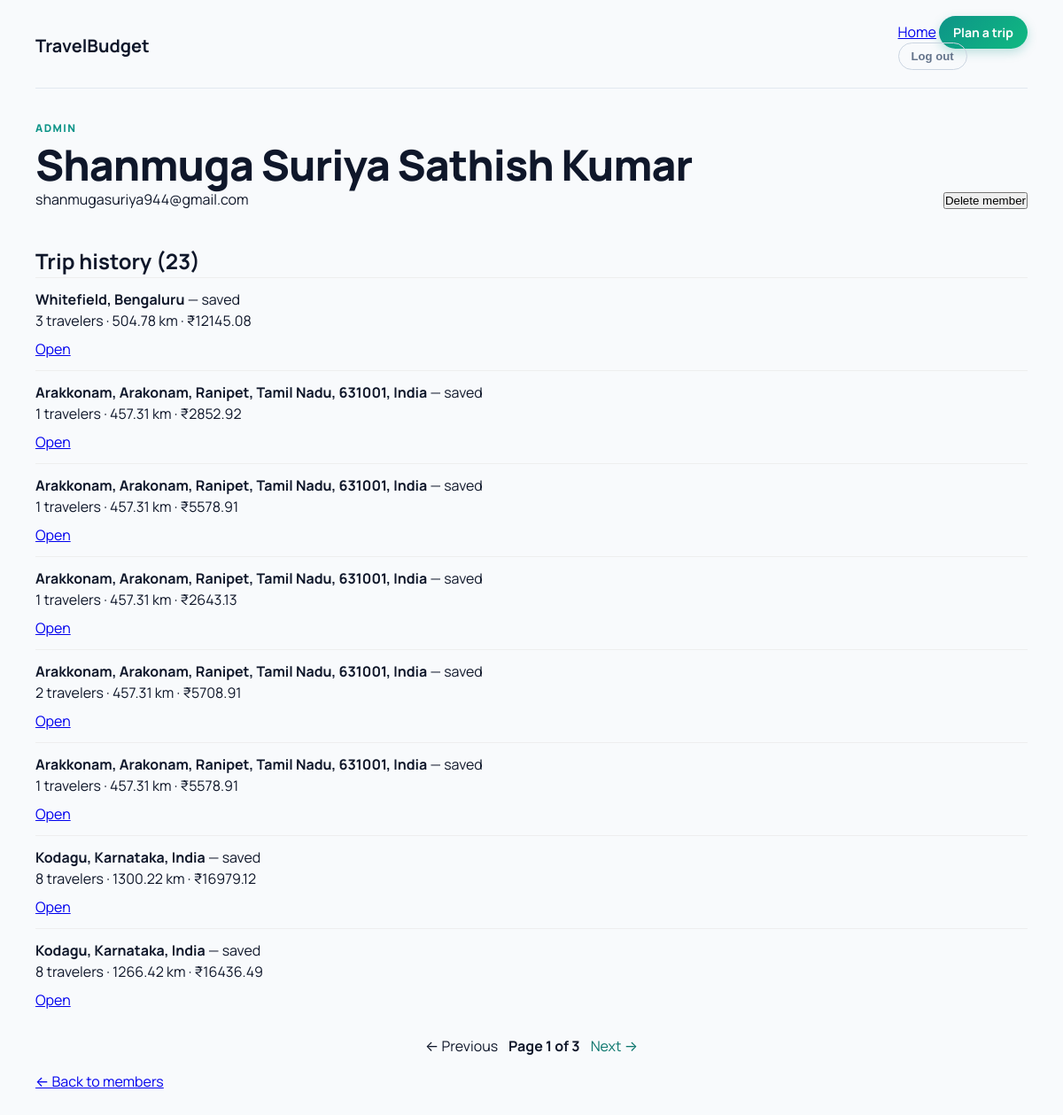
/admin/member/1 (signed in), run on an earlier commit of the app's database.
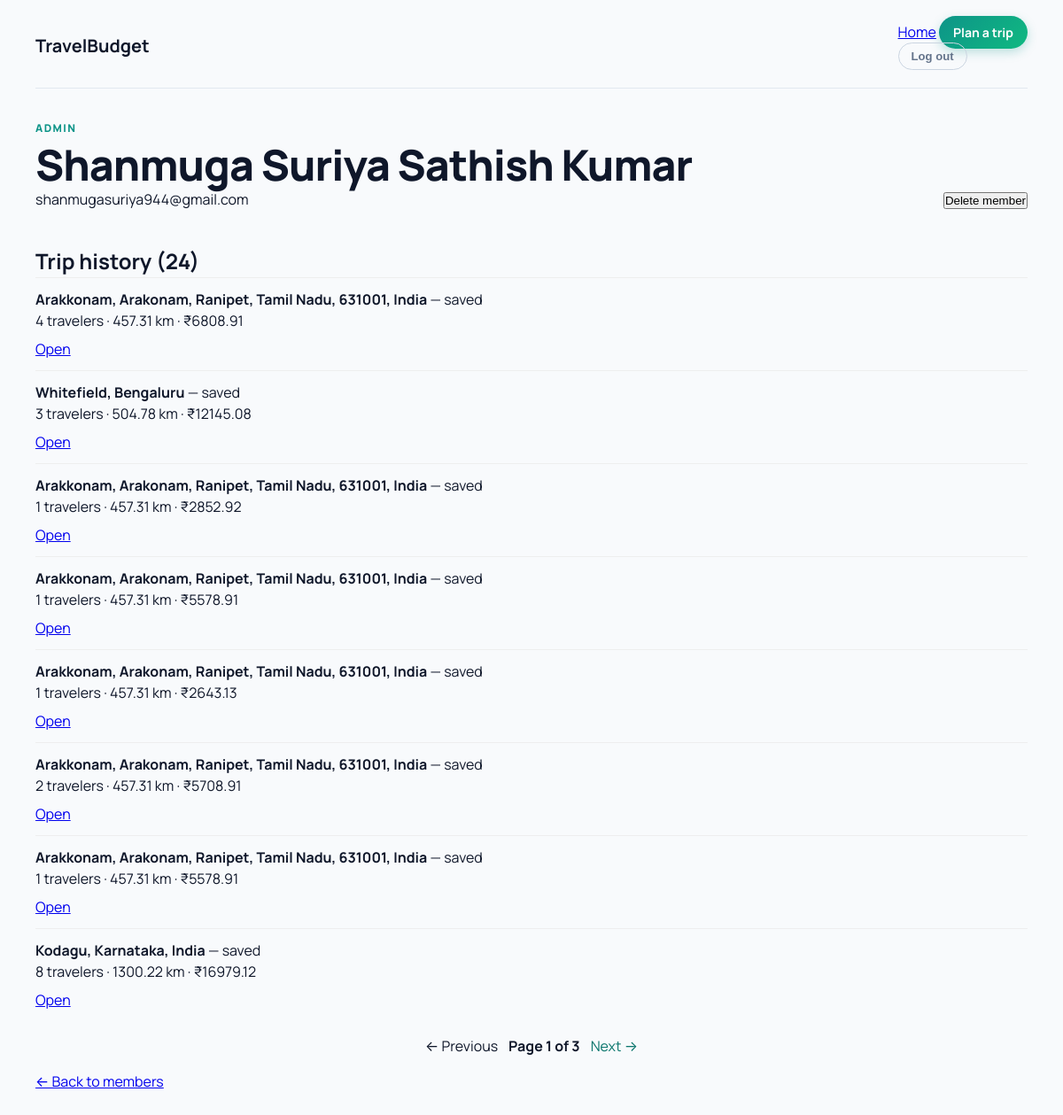
And on a later commit of the database.
### tables this page shows
CREATE TABLE trips (
            id INTEGER PRIMARY KEY AUTOINCREMENT,
            destination TEXT,
            travelers INTEGER,
            total_distance REAL,
            transport_mode TEXT,
            transport_cost REAL,
            fuel_type TEXT,
            fuel_price REAL,
            fuel_cost REAL,
            food_cost REAL,
            room_cost REAL,
            toll_charges REAL,
            parking_fee REAL,
            vehicle_type TEXT,
            vehicle_rental_cost REAL,
            places_fee_total REAL,
            total_budget REAL,
            cost_per_person REAL
        , user_id INTEGER);

### app.py (the view)
@app.route('/admin/member/<int:user_id>')
@login_required
@require_admin
def admin_member(user_id):
    try:
        page = max(1, int(request.args.get('page', 1)))
    except (TypeError, ValueError):
        page = 1
    per_page = 8
    conn = get_db()
    user_row = conn.execute("SELECT id, name, email, created_at, is_admin FROM users WHERE id=?", (user_id,)).fetchone()
    if not user_row:
        conn.close()
        return redirect(url_for('admin_members'))
    user = dict(user_row)
    total = conn.execute("SELECT COUNT(*) FROM trips WHERE user_id=?", (user_id,)).fetchone()[0]
    total_pages = max(1, (total + per_page - 1) // per_page)
    page = min(page, total_pages)
    trips = conn.execute(
        "SELECT * FROM trips WHERE user_id=? ORDER BY id DESC LIMIT ? OFFSET ?",
        (user_id, per_page, (page - 1) * per_page),
    ).fetchall()
    trips = [dict(t) for t in trips]
    conn.close()
    return render_template('admin_member.html', user=user, trips=trips, page=page, total_pages=total_pages, total=total)

### app.py (called while the page is built)
def get_db():
    conn = sqlite3.connect("travel_budget.db")
    conn.row_factory = sqlite3.Row
    return conn

@app.before_request
def update_last_seen():
    user_id = session.get('user_id')
    if user_id:
        try:
            conn = get_db()
            conn.execute('UPDATE users SET last_seen = CURRENT_TIMESTAMP WHERE id = ?', (user_id,))
            conn.commit()
            conn.close()
        except Exception:
            pass

@app.context_processor
def inject_user():
    is_admin = False
    logged_in = 'user_id' in session
    user_name = session.get('user_name')
    if logged_in:
        try:
            conn = get_db()
            row = conn.execute('SELECT is_admin FROM users WHERE id=?', (session['user_id'],)).fetchone()
            conn.close()
            is_admin = False
            if row:
                try:
                    is_admin = bool(row['is_admin'])
                except Exception:
                    is_admin = False
        except Exception:
            is_admin = False
    return dict(is_admin=is_admin, logged_in=logged_in, user_name=user_name)

### templates/admin_member.html (shortened to what this page needs)
<!doctype html>
<html lang="en"><head><link rel="stylesheet" href="{{ url_for('static', filename='trip.css') }}">
<link rel="stylesheet" href="{{ url_for('static', filename='admin.css') }}">
</head>
<body>
<main class="trips-shell">
  <header class="trips-header">
    <a href="/" class="brand">TravelBudget</a>
    <nav>
      <a href="/">Home</a>
      <a class="plan-link" href="/planner">Plan a trip</a>
      <form action="/logout" method="post"><button class="logout-btn" type="submit">Log out</button></form>
    </nav>
  </header>
  <section class="trips-hero">
    <div>
      <p class="eyebrow">Admin</p>
      <h1>{{ user['name'] }}</h1>
      <p>{{ user['email'] }}</p>
    </div>
    <div style="text-align:right;">
      <form action="{{ url_for('admin_delete_member', user_id=user['id']) }}" method="post" onsubmit="return confirm('Delete this member?')">
        <button type="submit">Delete member</button>
      </form>
    </div>
  </section>
  <section style="padding:1rem 0;">
    <h2>Trip history ({{ total }})</h2>
    {% if trips %}
      <ul style="list-style:none; padding:0;">
        {% for trip in trips %}
          <li style="padding:0.75rem 0; border-top:1px solid #eee;">
            <div><strong>{{ trip['destination'] }}</strong> — saved {{ trip['created_at'] }}</div>
            <div>{{ trip['travelers'] }} travelers · {{ trip['total_distance'] or 0 }} km · ₹{{ '%.2f'|format(trip['total_budget'] or 0) }}</div>
            <div style="margin-top:0.5rem"><a href="/edit/{{ trip['id'] }}">Open</a></div>
          </li>
        {% endfor %}
      </ul>
      {% if total_pages > 1 %}
        <nav class="pagination" aria-label="Trip pages">
          {% if page > 1 %}<a href="{{ url_for('admin_member', user_id=user['id'], page=page-1) }}">← Previous</a>{% else %}<span>← Previous</span>{% endif %}
          <b>Page {{ page }} of {{ total_pages }}</b>
          {% if page < total_pages %}<a href="{{ url_for('admin_member', user_id=user['id'], page=page+1) }}">Next →</a>{% else %}<span>Next →</span>{% endif %}
        </nav>
      {% endif %}
    {% else %}
      <p>No trips yet for this member.</p>
    {% endif %}
  </section>
  <p><a href="{{ url_for('admin_members') }}">← Back to members</a></p>
</main>
</body></html>

What changed in the data, as far as the page shows it:
no longer on this page (row unchanged): trips: destination "Kodagu, Karnataka, India", travelers "8", total_distance "1266.42", total_budget "16436.49"
added trips: destination "Arakkonam, Arakonam, Ranipet, Tamil Nadu, 631001, India", travelers "4", total_distance "457.31", total_budget "6808.91"
Also different on the page:
{{ total }}: "23" → "24"
